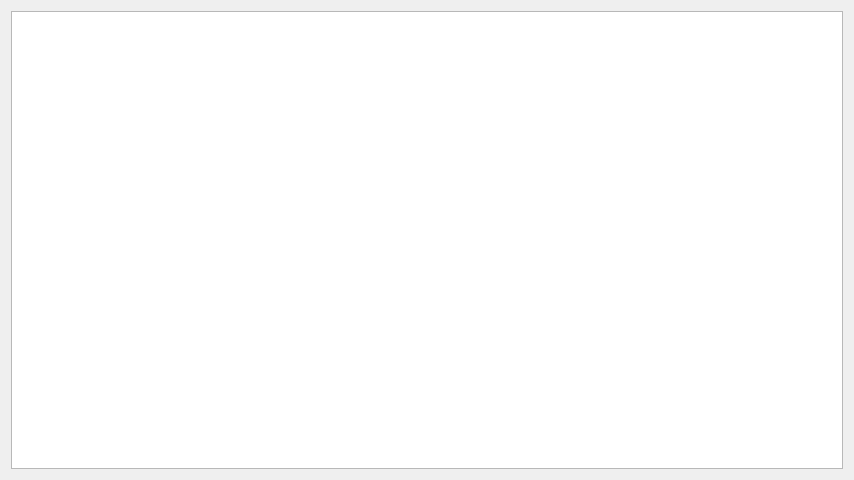
<?xml version="1.0" encoding="UTF-8"?>
<ui version="4.0">
 <class>SimpleTableEditor</class>
 <widget class="QWidget" name="SimpleTableEditor">
  <property name="geometry">
   <rect>
    <x>0</x>
    <y>0</y>
    <width>854</width>
    <height>480</height>
   </rect>
  </property>
  <property name="windowTitle">
   <string>Game Database Editor</string>
  </property>
  <property name="windowIcon">
   <iconset>
    <normaloff>:/db_icon.png</normaloff>:/db_icon.png</iconset>
  </property>
  <layout class="QVBoxLayout" name="verticalLayout_2">
   <item>
    <widget class="QTableView" name="tableView">
     <attribute name="horizontalHeaderStretchLastSection">
      <bool>true</bool>
     </attribute>
    </widget>
   </item>
  </layout>
 </widget>
 <resources/>
 <connections/>
</ui>
